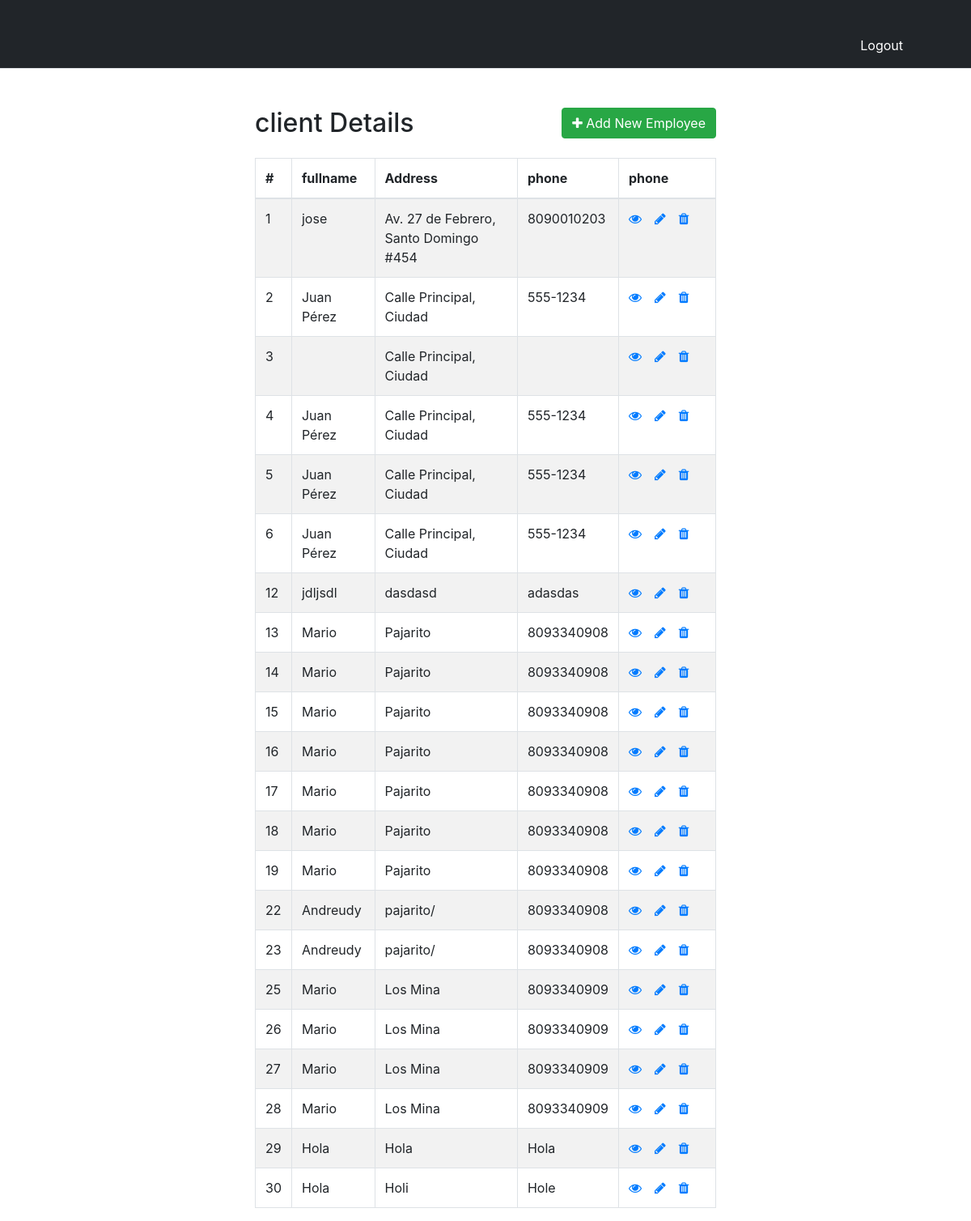
Screenshot of /view/user.php (signed in) with the database file from the repository.
### tables this page shows
CREATE TABLE `client` (
  `id` int(11) NOT NULL,
  `fullname` varchar(255) NOT NULL,
  `phone` varchar(255) NOT NULL,
  `address` text NOT NULL,
  `application_date` varchar(255) NOT NULL,
  `solicited_service` varchar(255) NOT NULL
);

### view/user.php (the view, shortened to what this page needs)
<!DOCTYPE html>
<html lang="en">
<head>
    <link rel="stylesheet" href="https://stackpath.bootstrapcdn.com/bootstrap/4.5.2/css/bootstrap.min.css">
    <link rel="stylesheet" href="https://maxcdn.bootstrapcdn.com/font-awesome/4.7.0/css/font-awesome.min.css">
</head>
<?php require_once "../view/header.php";?>
<body>
    <div class="wrapper">
        <div class="container-fluid">
            <div class="row">
                <div class="col-md-12">
                    <div class="mt-5 mb-3 clearfix">
                        <h2 class="pull-left">client Details</h2>
                        <a href="create.php" class="btn btn-success pull-right"><i class="fa fa-plus"></i> Add New Employee</a>
                    </div>
                    <?php
                    require_once "../model/config.php";
                    $sql = "SELECT * FROM client";
                    if($result = mysqli_query($link, $sql)){
                        if(mysqli_num_rows($result) > 0){
                            echo '<table class="table table-bordered table-striped">';
                                echo "<thead>";
                                    echo "<tr>";
                                        echo "<th>#</th>";
                                        echo "<th>fullname</th>";
                                        echo "<th>Address</th>";
                                        echo "<th>phone</th>";
                                        echo "<th>phone</th>";
                                    echo "</tr>";
                                echo "</thead>";
                                echo "<tbody>";
                                while($row = mysqli_fetch_array($result)){
                                    echo "<tr>";
                                        echo "<td>" . $row['id'] . "</td>";
                                        echo "<td>" . $row['fullname'] . "</td>";
                                        echo "<td>" . $row['address'] . "</td>";
                                        echo "<td>" . $row['phone'] . "</td>";
                                        echo "<td>";
                                            echo '<a href="read.php?id='. $row['id'] .'" class="mr-3" title="View Record" data-toggle="tooltip"><span class="fa fa-eye"></span></a>';
                                            echo '<a href="update.php?id='. $row['id'] .'" class="mr-3" title="Update Record" data-toggle="tooltip"><span class="fa fa-pencil"></span></a>';
                                            echo '<a href="delete.php?id='. $row['id'] .'" title="Delete Record" data-toggle="tooltip"><span class="fa fa-trash"></span></a>';
                                        echo "</td>";
                                    echo "</tr>";
                                }
                                echo "</tbody>";
                            echo "</table>";
                        } else{
                            echo '<div class="alert alert-danger"><em>No records were found.</em></div>';
                        }
                    } else{
                        echo "Oops! Something went wrong. Please try again later.";
                    }
                    ?>
                </div>
            </div>
        </div>
    </div>
</body>
</html>

### view/header.php (shortened to what this page needs)
<header>
    <link rel="stylesheet" href="../static/css/bootstrap-utilities.min.css">
    <link rel="stylesheet" href="https://cdn.jsdelivr.net/npm/bootstrap@4.0.0/dist/css/bootstrap.min.css">
    <div class="px-3 py-2 text-bg-dark border-bottom">
      <div class="container">
        <div class="d-flex flex-wrap align-items-center justify-content-center justify-content-lg-start">
          <a href="../" class="d-flex align-items-center my-2 my-lg-0 me-lg-auto text-white text-decoration-none">
            <svg class="bi me-2" width="40" height="32" role="img" aria-label="Bootstrap"><use xlink:href="#bootstrap"/></svg>
          </a>
          <ul class="nav col-12 col-lg-auto my-2 justify-content-center my-md-0 text-small">
            <li>
              <a href="../model/logout.php" class=" text-white me-2 nav-link text-white">
                <svg class="bi d-block mx-auto mb-1" width="24" height="24"><use xlink:href="#people-circle"/></svg>
                Logout
              </a>
            </li>
          </ul>
        </div>
      </div>
    </div>
  </header>

### view/user.php (style rules this page uses)
.wrapper { width: 600px; margin: 0 auto; }
table tr td:last-child { width: 120px; }

### rows the page displays
client: id "1", fullname "jose", address "Av. 27 de Febrero, Santo Domingo #454", phone "8090010203"
client: id "2", fullname "Juan Pérez", address "Calle Principal, Ciudad", phone "555-1234"
client: id "3", address "Calle Principal, Ciudad"
client: id "4", fullname "Juan Pérez", address "Calle Principal, Ciudad", phone "555-1234"
client: id "5", fullname "Juan Pérez", address "Calle Principal, Ciudad", phone "555-1234"
client: id "6", fullname "Juan Pérez", address "Calle Principal, Ciudad", phone "555-1234"
client: id "12", fullname "jdljsdl", address "dasdasd", phone "adasdas"
client: id "13", fullname "Mario", address "Pajarito", phone "8093340908"
client: id "14", fullname "Mario", address "Pajarito", phone "8093340908"
client: id "15", fullname "Mario", address "Pajarito", phone "8093340908"
client: id "16", fullname "Mario", address "Pajarito", phone "8093340908"
client: id "17", fullname "Mario", address "Pajarito", phone "8093340908"
client: id "18", fullname "Mario", address "Pajarito", phone "8093340908"
client: id "19", fullname "Mario", address "Pajarito", phone "8093340908"
client: id "22", fullname "Andreudy", address "pajarito/", phone "8093340908"
client: id "23", fullname "Andreudy", address "pajarito/", phone "8093340908"
client: id "25", fullname "Mario", address "Los Mina", phone "8093340909"
client: id "26", fullname "Mario", address "Los Mina", phone "8093340909"
client: id "27", fullname "Mario", address "Los Mina", phone "8093340909"
client: id "28", fullname "Mario", address "Los Mina", phone "8093340909"
client: id "29", fullname "Hola", address "Hola", phone "Hola"
client: id "30", fullname "Hola", address "Holi", phone "Hole"
